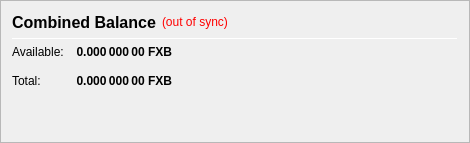
                   <widget class="QFrame" name="frame_CombinedBalances">
                    <property name="minimumSize">
                     <size>
                      <width>470</width>
                      <height>0</height>
                     </size>
                    </property>
                    <property name="frameShape">
                     <enum>QFrame::StyledPanel</enum>
                    </property>
                    <property name="frameShadow">
                     <enum>QFrame::Raised</enum>
                    </property>
                    <layout class="QVBoxLayout" name="verticalLayout_5">
                     <item>
                      <layout class="QHBoxLayout" name="horizontalLayout_5" stretch="0,0,0">
                       <item>
                        <widget class="QLabel" name="label_5z">
                         <property name="minimumSize">
                          <size>
                           <width>0</width>
                           <height>20</height>
                          </size>
                         </property>
                         <property name="font">
                          <font>
                           <pointsize>12</pointsize>
                           <weight>75</weight>
                           <bold>true</bold>
                          </font>
                         </property>
                         <property name="toolTip">
                          <string>Combined Balance (including unconfirmed and immature coins)</string>
                         </property>
                         <property name="text">
                          <string>Combined Balance</string>
                         </property>
                        </widget>
                       </item>
                       <item>
                        <widget class="QLabel" name="labelWalletStatus">
                         <property name="cursor">
                          <cursorShape>WhatsThisCursor</cursorShape>
                         </property>
                         <property name="toolTip">
                          <string>The displayed information may be out of date. Your wallet automatically synchronizes with the FXB network after a connection is established, but this process has not completed yet.</string>
                         </property>
                         <property name="styleSheet">
                          <string notr="true">QLabel { color: red; }</string>
                         </property>
                         <property name="text">
                          <string notr="true">(out of sync)</string>
                         </property>
                         <property name="alignment">
                          <set>Qt::AlignLeading|Qt::AlignLeft|Qt::AlignVCenter</set>
                         </property>
                        </widget>
                       </item>
                       <item>
                        <spacer name="horizontalSpacer_1">
                         <property name="orientation">
                          <enum>Qt::Horizontal</enum>
                         </property>
                         <property name="sizeHint" stdset="0">
                          <size>
                           <width>40</width>
                           <height>20</height>
                          </size>
                         </property>
                        </spacer>
                       </item>
                      </layout>
                     </item>
                     <item>
                      <widget class="Line" name="line_CombinedBalance">
                       <property name="minimumSize">
                        <size>
                         <width>0</width>
                         <height>1</height>
                        </size>
                       </property>
                       <property name="maximumSize">
                        <size>
                         <width>16777215</width>
                         <height>1</height>
                        </size>
                       </property>
                       <property name="orientation">
                        <enum>Qt::Horizontal</enum>
                       </property>
                      </widget>
                     </item>
                     <item>
                      <layout class="QGridLayout" name="gridLayout_3">
                       <property name="spacing">
                        <number>12</number>
                       </property>
                       <item row="1" column="0">
                        <widget class="QLabel" name="labelBalanceTextz">
                         <property name="text">
                          <string>Available:</string>
                         </property>
                        </widget>
                       </item>
                       <item row="1" column="1">
                        <widget class="QLabel" name="labelBalancez">
                         <property name="font">
                          <font>
                           <weight>75</weight>
                           <bold>true</bold>
                          </font>
                         </property>
                         <property name="cursor">
                          <cursorShape>IBeamCursor</cursorShape>
                         </property>
                         <property name="toolTip">
                          <string>Your current spendable balance</string>
                         </property>
                         <property name="text">
                          <string notr="true">0.000 000 00 FXB</string>
                         </property>
                         <property name="alignment">
                          <set>Qt::AlignRight|Qt::AlignTrailing|Qt::AlignVCenter</set>
                         </property>
                         <property name="textInteractionFlags">
                          <set>Qt::LinksAccessibleByMouse|Qt::TextSelectableByKeyboard|Qt::TextSelectableByMouse</set>
                         </property>
                        </widget>
                       </item>
                       <item row="2" column="0">
                        <widget class="QLabel" name="labelTotalTextz">
                         <property name="text">
                          <string>Total:</string>
                         </property>
                        </widget>
                       </item>
                       <item row="2" column="1">
                        <widget class="QLabel" name="labelTotalz">
                         <property name="font">
                          <font>
                           <weight>75</weight>
                           <bold>true</bold>
                          </font>
                         </property>
                         <property name="cursor">
                          <cursorShape>IBeamCursor</cursorShape>
                         </property>
                         <property name="toolTip">
                          <string>Total Balance, including all unavailable coins.</string>
                         </property>
                         <property name="text">
                          <string notr="true">0.000 000 00 FXB</string>
                         </property>
                         <property name="alignment">
                          <set>Qt::AlignRight|Qt::AlignTrailing|Qt::AlignVCenter</set>
                         </property>
                         <property name="textInteractionFlags">
                          <set>Qt::LinksAccessibleByMouse|Qt::TextSelectableByKeyboard|Qt::TextSelectableByMouse</set>
                         </property>
                        </widget>
                       </item>
                       <item row="2" column="3">
                        <spacer name="horizontalSpacer_2">
                         <property name="orientation">
                          <enum>Qt::Horizontal</enum>
                         </property>
                         <property name="sizeHint" stdset="0">
                          <size>
                           <width>40</width>
                           <height>20</height>
                          </size>
                         </property>
                        </spacer>
                       </item>
                      </layout>
                     </item>
                     <item>
                      <spacer name="verticalSpacer_1">
                       <property name="orientation">
                        <enum>Qt::Vertical</enum>
                       </property>
                       <property name="sizeHint" stdset="0">
                        <size>
                         <width>20</width>
                         <height>40</height>
                        </size>
                       </property>
                      </spacer>
                     </item>
                    </layout>
                   </widget>
